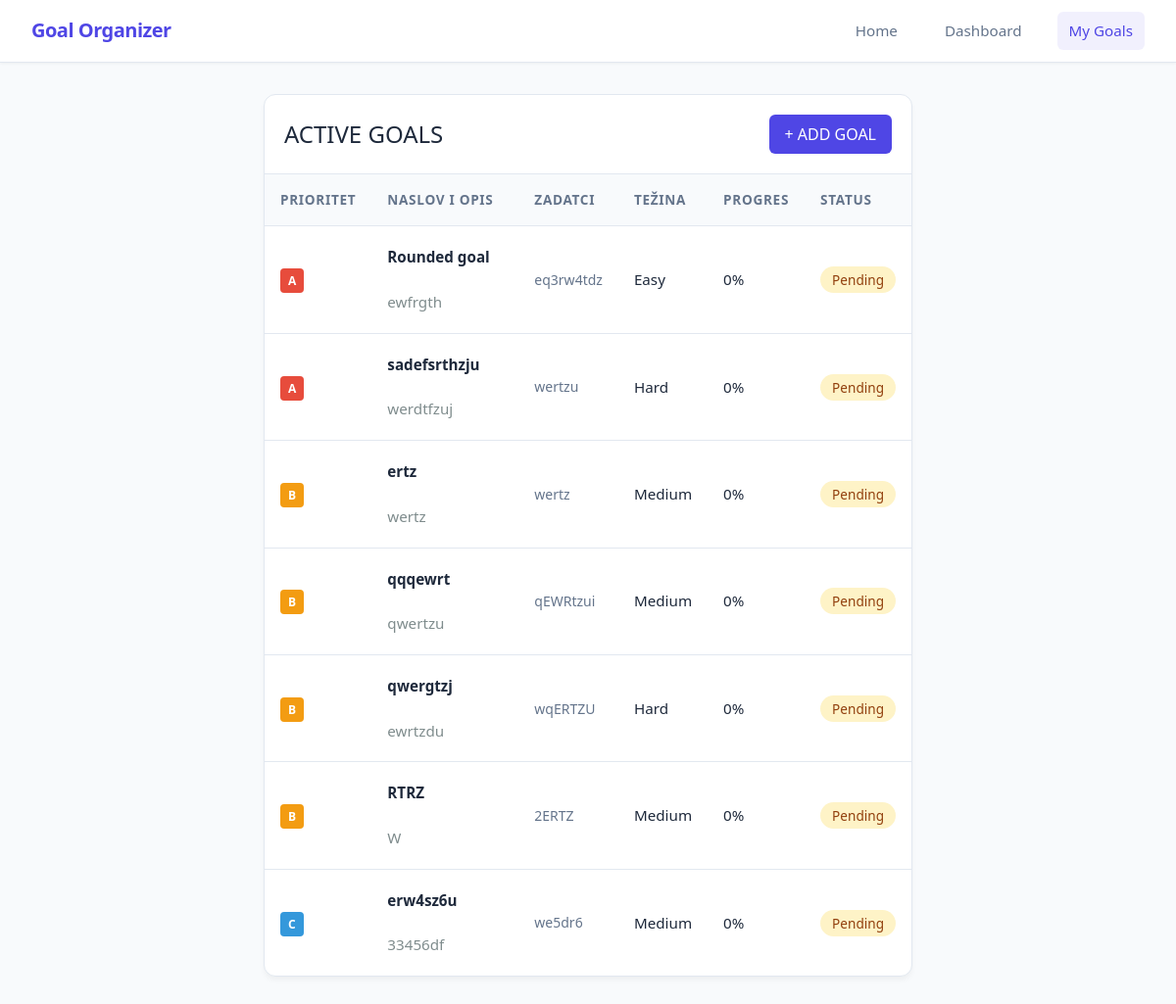
The app's page /goals, older data.
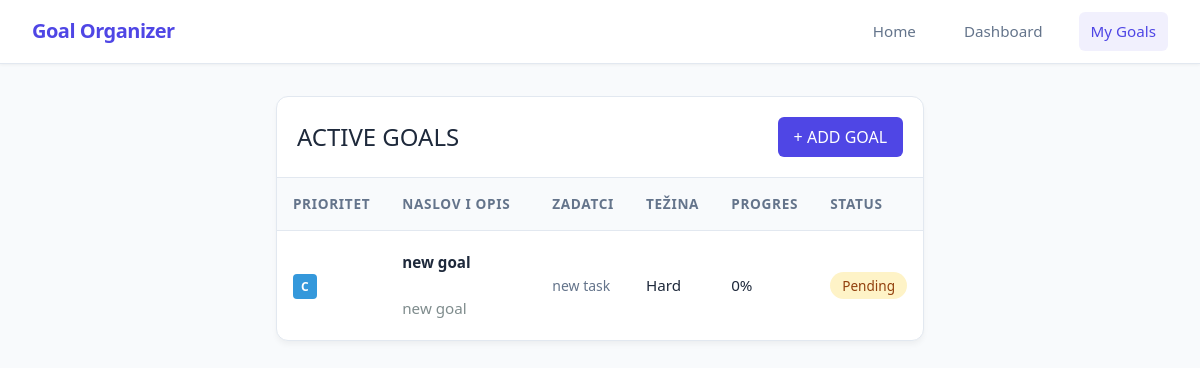
The same page, newer data.
### app/models_db.py (models this page shows, shortened)
class Goal(db.Model):
    id = db.Column(db.Integer, primary_key=True)
    title = db.Column(db.String(100), nullable=False)
    description = db.Column(db.Text, nullable=False)
    tasks = db.Column(db.JSON, nullable=True, default=[])
    is_completed = db.Column(db.Boolean, default=False)
    progress_percentage = db.Column(db.Float, default=0.0)
    difficulty = db.Column(db.String(20), nullable=False, default='Medium')
    priority = db.Column(db.String(1), nullable=False, default='b')

### app/routes.py (the view)
@main.route('/goals')
def show_goals():
    goals = Goal.query.order_by(Goal.priority.asc()).all()
    return render_template('goals.html', goals=goals)

### app/templates/goals.html (shortened to what this page needs)
{% extends 'base.html' %}
{% block content %}
<div class="container">
    <div class="table-container">
        <div style="padding: 1.25rem; border-bottom: 1px solid var(--border-color); display: flex; justify-content: space-between; align-items: center;">
            <h1 class="goals_header">active goals</h1>
            <button id="open_form_btn" style="background-color: var(--primary); color: white; border: none; padding: 0.5rem 1rem; border-radius: 6px; cursor: pointer; font-weight: 500;">+ ADD GOAL</button>
        </div>
        <table>
            <thead>
                <tr>
                    <th>Prioritet</th>
                    <th>Naslov i Opis</th>
                    <th>Zadatci</th>
                    <th>Težina</th>
                    <th>Progres</th>
                    <th>Status</th>
                </tr>
            </thead>
            <tbody>
                {% for goal in goals %}
                <tr class="clickable-row" data-href=" {{ url_for('main.view_goal', goal_id=goal.id) }}">
                    <td><span class="badge badge-{{ goal.priority }}">{{ goal.priority }}</span></td>
                    <td style="width: 150px;">
                        <a href="{{ url_for('main.view_goal', goal_id=goal.id) }}" class="goal-link">
                                <h1><strong>{{ goal.title }}</strong></h1>
                        </a>
                        <br>
                        <p style="color: #7f8c8d; width: 100px;">{{ goal.description or 'Nema opisa' }}</p>
                    </td>
                    <td>
                        {% if goal.tasks %}
                        <ul>
                            {% for task in goal.tasks.split(',') %}
                                {% if task.strip() %}
                                    <li>{{ task.strip() }}</li>
                                {% endif %}
                            {% endfor %}
                        </ul>
                        {% else %}
                        <small style="color: #b2bec3;">Nema zadataka</small>
                        {% endif %}
                    </td>
                    <td>{{ goal.difficulty }}</td>
                    <td>{{ goal.progress_percentage | round | int }}%</td>
                    <td>
                        {% if goal.is_completed %}
                        <span class="status-done">Completed</span>
                        {% else %}
                        <span class="status-pending">Pending</span>
                        {% endif %}
                    </td>
                </tr>
                {% else %}
                <tr>
                    <td colspan="6" style="text-align: center; color: #7f8c8d;">Trenutno nema spremljenih ciljeva. Dodaj svoj prvi cilj iznad!</td>
                </tr>
                {% endfor %}
            </tbody>
        </table>
    </div>
</div>
{% endblock %}

### app/templates/base.html (shortened to what this page needs)
<!DOCTYPE html>
<html lang="en">
<head>
    <script src="https://unpkg.com/@tailwindcss/browser@4"></script>
</head>
<body>
    <header>
        <nav class="navbar">
            <div class="navbar-container">
                <a href="/" class="navbar-brand">Goal Organizer</a>
                <ul class="navbar-links">
                    <a href="/">Home</a>
                    <a href="/dashboard">Dashboard</a>
                    <a href="/goals" class="active">My Goals</a>
                </ul>
            </div>
        </nav>
    </header>
    <main>
        {%block content %} {% endblock %}
    </main>
</body>
<link rel="stylesheet"
      href="{{ url_for('static', filename='style.css') }}">
</html>

### app/static/style.css (style rules this page uses)
:root { --bg-color: #f8fafc; --card-bg: #ffffff; --text-main: #1e293b; --text-muted: #64748b; --border-color: #e2e8f0; --primary: #4f46e5; --primary-hover: #4338ca; --success: #22c55e; --pending: #f59e0b; }
body { font-family: 'Segoe UI', Roboto, Helvetica, Arial, sans-serif; background-color: var(--bg-color); color: var(--text-main); margin: 0; padding: 2rem; display: flex; justify-content: center; }
.container { width: 100%; max-width: 1200px; display: grid; grid-template-columns: 1fr; gap: 2rem; }
h1, h2, h3, a, .goal-title { white-space: nowrap; overflow: hidden; text-overflow: ellipsis; max-width: 100%; }
p { word-break: break-word; overflow-wrap: anywhere; white-space: normal; }
.badge { padding: 4px 8px; border-radius: 4px; font-size: 12px; font-weight: bold; text-transform: uppercase; }
.badge-c { background-color: #3498db; color: white; }
.status-pending { color: #95a5a6; }
.table-container { background: var(--card-bg); border-radius: 12px; box-shadow: 0 4px 6px -1px rgba(0, 0, 0, 0.05); border: 1px solid var(--border-color); overflow: hidden; }
table { width: 100%; border-collapse: collapse; text-align: left; font-size: 0.95rem; }
th { background-color: #f8fafc; color: var(--text-muted); padding: 1rem; font-weight: 600; font-size: 0.85rem; text-transform: uppercase; letter-spacing: 0.05em; border-bottom: 1px solid var(--border-color); }
td { padding: 1.25rem 1rem; border-bottom: 1px solid var(--border-color); vertical-align: middle; }
tr:last-child td { border-bottom: none; }
table ul { margin: 0; color: var(--text-muted); font-size: 0.875rem; }
.status-pending { background-color: #fef3c7; color: #92400e; padding: 0.25rem 0.75rem; border-radius: 9999px; font-size: 0.85rem; font-weight: 500; }
.badge { padding: 0.25rem 0.5rem; border-radius: 4px; font-size: 0.75rem; font-weight: 600; text-transform: uppercase; }
.navbar { position: fixed; top: 0; left: 0; right: 0; height: 64px; background-color: var(--card-bg); border-bottom: 1px solid var(--border-color); box-shadow: 0 1px 3px 0 rgba(0, 0, 0, 0.05); display: flex; justify-content: center; align-items: center; z-index: 1000; }
.navbar-container { width: 100%; max-width: 1200px; padding: 0 2rem; display: flex; justify-content: space-between; align-items: center; box-sizing: border-box; }
.navbar-brand { font-size: 1.25rem; font-weight: 700; color: var(--primary); text-decoration: none; letter-spacing: -0.025em; }
.navbar-links { display: flex; gap: 1.5rem; list-style: none; margin: 0; padding: 0; }
.navbar-links a { text-decoration: none; color: var(--text-muted); font-size: 0.95rem; font-weight: 500; padding: 0.5rem 0.75rem; border-radius: 6px; transition: color 0.2s, background-color 0.2s; }
.navbar-links a.active { color: var(--primary); background-color: rgba(79, 70, 229, 0.08); }
body { padding-top: calc(64px + 2rem); }
.goals_header { text-transform: uppercase; color: var(--text-main); font-size: 1.5em; font-weight: 300; margin: 0; }
.clickable-row { cursor: pointer; transition: background-color 0.2s ease; }

Row changes from the older to the newer data that the page shows:
removed Goal: priority "A", title "sadefsrthzju", description "werdtfzuj", strip "wertzu", difficulty "Hard", progress_percentage "0", is_completed "Pending"
removed Goal: priority "B", title "ertz", description "wertz", strip "wertz", difficulty "Medium", progress_percentage "0", is_completed "Pending"
removed Goal: priority "B", title "qqqewrt", description "qwertzu", strip "qEWRtzui", difficulty "Medium", progress_percentage "0", is_completed "Pending"
removed Goal: priority "B", title "qwergtzj", description "ewrtzdu", strip "wqERTZU", difficulty "Hard", progress_percentage "0", is_completed "Pending"
removed Goal: priority "B", title "RTRZ", description "W", strip "2ERTZ", difficulty "Medium", progress_percentage "0", is_completed "Pending"
removed Goal: priority "C", title "erw4sz6u", description "33456df", strip "we5dr6", difficulty "Medium", progress_percentage "0", is_completed "Pending"
changed Goal: priority "A" → "C"; title "Rounded goal" → "new goal"; description "ewfrgth" → "new goal"; strip "eq3rw4tdz" → "new task"; difficulty "Easy" → "Hard"
